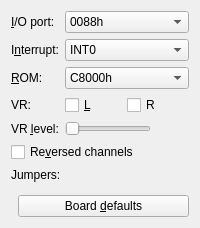
     <widget class="QWidget" name="sndSpbTab">
      <attribute name="title">
       <string notr="true">SPB</string>
      </attribute>
      <layout class="QVBoxLayout" name="sndSpbTabLayout">
       <item>
        <layout class="QFormLayout" name="sndSpbTabForm">
         <item row="0" column="0">
          <widget class="QLabel" name="SPBIOLabel">
           <property name="text">
            <string>&amp;I/O port:</string>
           </property>
           <property name="buddy">
            <cstring>SPBIO</cstring>
           </property>
          </widget>
         </item>
         <item row="0" column="1">
          <widget class="QComboBox" name="SPBIO">
           <item>
            <property name="text">
             <string notr="true">0088h</string>
            </property>
           </item>
           <item>
            <property name="text">
             <string notr="true">0188h</string>
            </property>
           </item>
          </widget>
         </item>
         <item row="1" column="0">
          <widget class="QLabel" name="SPBINTLabel">
           <property name="text">
            <string>I&amp;nterrupt:</string>
           </property>
           <property name="buddy">
            <cstring>SPBINT</cstring>
           </property>
          </widget>
         </item>
         <item row="1" column="1">
          <widget class="QComboBox" name="SPBINT">
           <item>
            <property name="text">
             <string notr="true">INT0</string>
            </property>
           </item>
           <item>
            <property name="text">
             <string notr="true">INT41</string>
            </property>
           </item>
           <item>
            <property name="text">
             <string notr="true">INT5</string>
            </property>
           </item>
           <item>
            <property name="text">
             <string notr="true">INT6</string>
            </property>
           </item>
          </widget>
         </item>
         <item row="2" column="0">
          <widget class="QLabel" name="SPBROMLabel">
           <property name="text">
            <string>&amp;ROM:</string>
           </property>
           <property name="buddy">
            <cstring>SPBROM</cstring>
           </property>
          </widget>
         </item>
         <item row="2" column="1">
          <widget class="QComboBox" name="SPBROM">
           <item>
            <property name="text">
             <string notr="true">C8000h</string>
            </property>
           </item>
           <item>
            <property name="text">
             <string notr="true">CC000h</string>
            </property>
           </item>
           <item>
            <property name="text">
             <string notr="true">D0000h</string>
            </property>
           </item>
           <item>
            <property name="text">
             <string notr="true">D4000h</string>
            </property>
           </item>
           <item>
            <property name="text">
             <string>Not connected</string>
            </property>
           </item>
          </widget>
         </item>
         <item row="3" column="0">
          <widget class="QLabel" name="spbVrLabel">
           <property name="text">
            <string notr="true">VR:</string>
           </property>
          </widget>
         </item>
         <item row="3" column="1">
          <layout class="QHBoxLayout" name="spbVrRow">
           <item>
            <widget class="QCheckBox" name="SPBVRL">
             <property name="text">
              <string notr="true">&amp;L</string>
             </property>
            </widget>
           </item>
           <item>
            <widget class="QCheckBox" name="SPBVRR">
             <property name="text">
              <string notr="true">R</string>
             </property>
            </widget>
           </item>
           <item>
            <spacer name="spbVrSpacer">
             <property name="orientation">
              <enum>Qt::Horizontal</enum>
             </property>
            </spacer>
           </item>
          </layout>
         </item>
         <item row="4" column="0">
          <widget class="QLabel" name="SPBVRLEVELLabel">
           <property name="text">
            <string>VR &amp;level:</string>
           </property>
           <property name="buddy">
            <cstring>SPBVRLEVEL</cstring>
           </property>
          </widget>
         </item>
         <item row="4" column="1">
          <layout class="QHBoxLayout" name="SPBVRLEVELRow">
           <item>
            <widget class="QSlider" name="SPBVRLEVEL">
             <property name="minimum">
              <number>0</number>
             </property>
             <property name="maximum">
              <number>24</number>
             </property>
             <property name="orientation">
              <enum>Qt::Horizontal</enum>
             </property>
            </widget>
           </item>
           <item>
            <widget class="QLabel" name="SPBVRLEVELValue">
             <property name="minimumSize">
              <size>
               <width>32</width>
               <height>0</height>
              </size>
             </property>
             <property name="alignment">
              <set>Qt::AlignRight|Qt::AlignVCenter</set>
             </property>
            </widget>
           </item>
          </layout>
         </item>
         <item row="5" column="0" colspan="2">
          <widget class="QCheckBox" name="SPBREVERSE">
           <property name="text">
            <string>Re&amp;versed channels</string>
           </property>
          </widget>
         </item>
        </layout>
       </item>
       <item>
        <layout class="QHBoxLayout" name="sndSpbTabDipRow">
         <item>
          <widget class="QLabel" name="sndSpbJumperLabel">
           <property name="text">
            <string>Jumpers:</string>
           </property>
          </widget>
         </item>
         <item>
          <widget class="DipSwView" name="sndSpbJumper"/>
         </item>
         <item>
          <spacer name="sndSpbJumperSpacer">
           <property name="orientation">
            <enum>Qt::Horizontal</enum>
           </property>
          </spacer>
         </item>
        </layout>
       </item>
       <item>
        <spacer name="sndSpbTabSpacer">
         <property name="orientation">
          <enum>Qt::Vertical</enum>
         </property>
        </spacer>
       </item>
       <item>
        <layout class="QHBoxLayout" name="sndSpbTabButtons">
         <item>
          <spacer name="sndSpbTabButtonSpacer">
           <property name="orientation">
            <enum>Qt::Horizontal</enum>
           </property>
          </spacer>
         </item>
         <item>
          <widget class="QPushButton" name="sndSpbTabDefaults">
           <property name="text">
            <string>Board &amp;defaults</string>
           </property>
          </widget>
         </item>
        </layout>
       </item>
      </layout>
     </widget>
